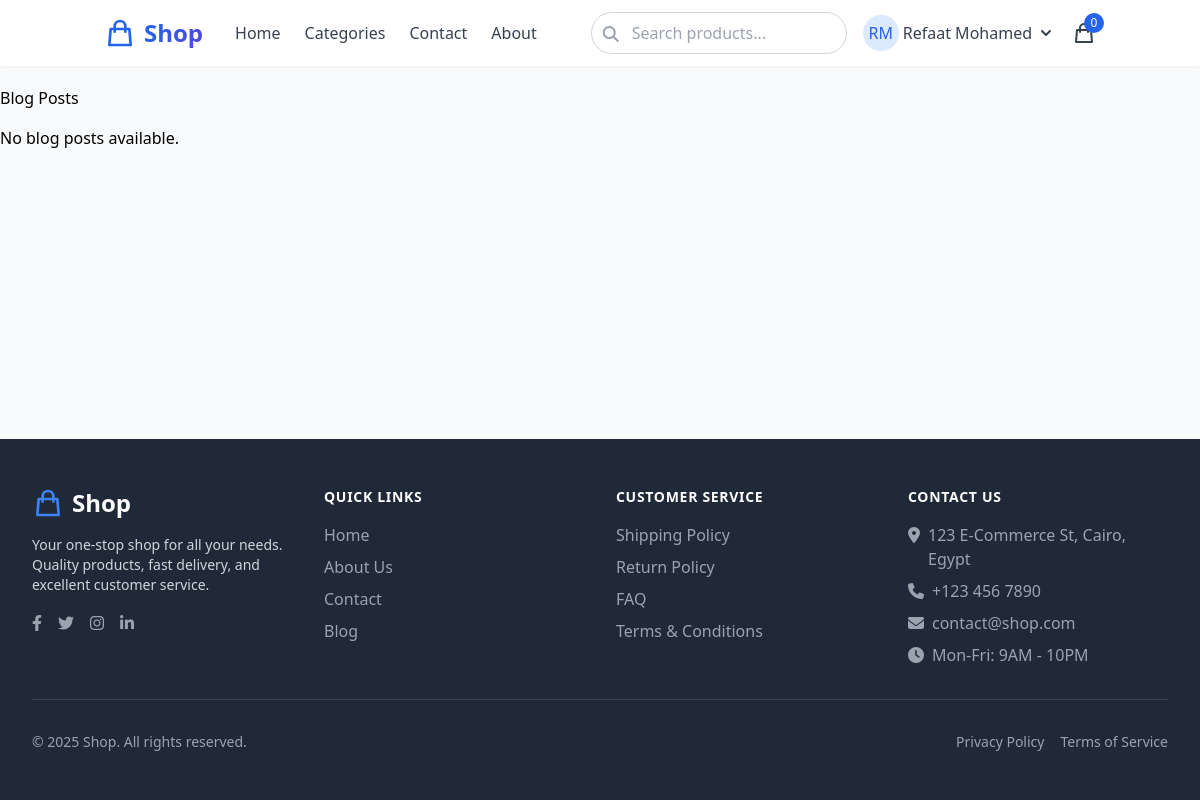
/blog/ (signed in), run on the app's committed database.
### accounts/models.py (models this page shows, shortened)
class User(AbstractUser):
    USER_TYPE_CHOICES = (
        ('admin', 'Admin'),
        ('user', 'Regular User'),
    )
    username = None
    email = models.EmailField(_('email address'), unique=True)
    type = models.CharField(max_length=10, choices=USER_TYPE_CHOICES, default='user')
    USERNAME_FIELD = 'email'
    REQUIRED_FIELDS = []
    objects = UserManager()
    @property
    def is_admin(self):
        return self.type == 'admin'

### blog/views.py (the view)
# urls.py: path('', views.PostListView.as_view(), name='list'),
class PostListView(ListView):
    model = Post
    template_name = 'blog/post_list.html'
    context_object_name = 'posts'
    paginate_by = 10
    ordering = ['-created_at']

### cart/cart.py (called while the page is built)
    def __len__(self):
        return sum(item['quantity'] for item in self.cart.values())

### cart/context_processors.py (called while the page is built)
def cart_processor(request):
    return {'cart': Cart(request)}

### templates/blog/post_list.html (shortened to what this page needs)
{% extends 'base.html' %}
{% block content %}
<div class="container my-5">
    <h1 class="mb-4">Blog Posts</h1>
    <div class="row">
        {% for post in posts %}
        <div class="col-md-4 mb-4">
            <div class="card h-100">
                {% if post.image %}
                <img src="{{ post.image.url }}" class="card-img-top" alt="{{ post.title }}">
                {% else %}
                <img src="/static/images/no-image.jpg" class="card-img-top" alt="No Image">
                {% endif %}
                <div class="card-body">
                    <h5 class="card-title">{{ post.title }}</h5>
                    <p class="card-text text-muted">Posted by {{ post.author.username }} on {{ post.created_at|date:"F j, Y" }}</p>
                    <p class="card-text">{{ post.content|truncatewords:20 }}</p>
                    <a href="{% url 'blog:detail' post.id %}" class="btn btn-primary">Read More</a>
                </div>
            </div>
        </div>
        {% empty %}
        <div class="col-12">
            <p>No blog posts available.</p>
        </div>
        {% endfor %}
    </div>
</div>
{% endblock %}

### templates/base.html (shortened to what this page needs)
<!DOCTYPE html>
<html lang="en" class="h-full">
<head>
    <script src="https://cdn.tailwindcss.com"></script>
    <link rel="stylesheet" href="https://cdnjs.cloudflare.com/ajax/libs/font-awesome/6.4.0/css/all.min.css">
</head>
<body class="font-sans bg-gray-50 min-h-screen flex flex-col">
    <header class="bg-white shadow-sm sticky top-0 z-50">
        <div x-data="{ mobileMenuOpen: false }">
            <nav class="container mx-auto px-4 py-3">
                <div class="flex justify-between items-center">
                    <div class="flex items-center space-x-8">
                        <a href="/" class="flex items-center space-x-2">
                            <svg xmlns="http://www.w3.org/2000/svg" class="h-8 w-8 text-blue-600" fill="none" viewBox="0 0 24 24" stroke="currentColor">
                                <path stroke-linecap="round" stroke-linejoin="round" stroke-width="2" d="M16 11V7a4 4 0 00-8 0v4M5 9h14l1 12H4L5 9z" />
                            </svg>
                            <span class="text-2xl font-bold bg-gradient-to-r from-blue-600 to-indigo-600 bg-clip-text text-transparent">Shop</span>
                        </a>
                        <div class="hidden md:flex space-x-6 text-gray-700">
                            <a href="{% url 'products:index' %}" class="nav-link hover:text-blue-600 transition-colors duration-300">Home</a>
                            <a href="#" class="nav-link hover:text-blue-600 transition-colors duration-300">Categories</a>
                            <a href="{% url 'contact:contact_us' %}" class="nav-link hover:text-blue-600 transition-colors duration-300">Contact</a>
                            <a href="#" class="nav-link hover:text-blue-600 transition-colors duration-300">About</a>
                        </div>
                    </div>
                    <div class="flex items-center space-x-4">
                        <div class="hidden md:block relative">
                            <input type="text" class="w-64 pl-10 pr-4 py-2 rounded-full border border-gray-300 focus:outline-none focus:ring-2 focus:ring-blue-500 focus:border-transparent" placeholder="Search products...">
                            <div class="absolute left-3 top-2.5 text-gray-400">
                                <i class="fas fa-search"></i>
                            </div>
                        </div>
                        {% if user.is_authenticated %}
                        <div class="relative" x-data="{ open: false }">
                            <button @click="open = !open" class="flex items-center text-gray-700 hover:text-blue-600 focus:outline-none">
                                <div class="h-9 w-9 rounded-full bg-blue-100 flex items-center justify-center text-blue-600 mr-1">
                                    <span class="font-medium">{{ user.first_name|first|default:"U" }}{{ user.last_name|first|default:"" }}</span>
                                </div>
                                <span class="hidden md:inline-block">{{ user.get_full_name|default:user.email|truncatechars:15 }}</span>
                                <svg xmlns="http://www.w3.org/2000/svg" class="h-5 w-5 ml-1" viewBox="0 0 20 20" fill="currentColor">
                                    <path fill-rule="evenodd" d="M5.293 7.293a1 1 0 011.414 0L10 10.586l3.293-3.293a1 1 0 111.414 1.414l-4 4a1 1 0 01-1.414 0l-4-4a1 1 0 010-1.414z" clip-rule="evenodd" />
                                </svg>
                            </button>
                        </div>
                        {% endif %}
                        <a href="{% url 'cart:cart_detail' %}" class="flex items-center text-gray-700 hover:text-blue-600 transition-colors duration-300 relative">
                            <svg xmlns="http://www.w3.org/2000/svg" class="h-6 w-6" fill="none" viewBox="0 0 24 24" stroke="currentColor">
                                <path stroke-linecap="round" stroke-linejoin="round" stroke-width="2" d="M16 11V7a4 4 0 00-8 0v4M5 9h14l1 12H4L5 9z" />
                            </svg>
                            <span class="absolute -top-2 -right-2 bg-blue-600 text-white text-xs rounded-full w-5 h-5 flex items-center justify-center">
                                {{ cart|length }}
                            </span>
                        </a>
                    </div>
                </div>
            </nav>
        </div>
    </header>
    <main class="flex-grow">
        {% block content %}{% endblock %}
    </main>
    <footer class="bg-gray-800 text-gray-300">
        <div class="max-w-7xl mx-auto py-12 px-4 overflow-hidden sm:px-6 lg:px-8">
            <div class="grid grid-cols-1 md:grid-cols-4 gap-8">
                <div class="space-y-4">
                    <div class="flex items-center space-x-2">
                        <svg xmlns="http://www.w3.org/2000/svg" class="h-8 w-8 text-blue-500" fill="none" viewBox="0 0 24 24" stroke="currentColor">
                            <path stroke-linecap="round" stroke-linejoin="round" stroke-width="2" d="M16 11V7a4 4 0 00-8 0v4M5 9h14l1 12H4L5 9z" />
                        </svg>
                        <span class="text-2xl font-bold text-white">Shop</span>
                    </div>
                    <p class="text-sm">Your one-stop shop for all your needs. Quality products, fast delivery, and excellent customer service.</p>
                    <div class="flex space-x-4">
                        <a href="#" class="text-gray-400 hover:text-white">
                            <i class="fab fa-facebook-f"></i>
                        </a>
                        <a href="#" class="text-gray-400 hover:text-white">
                            <i class="fab fa-twitter"></i>
                        </a>
                        <a href="#" class="text-gray-400 hover:text-white">
                            <i class="fab fa-instagram"></i>
                        </a>
                        <a href="#" class="text-gray-400 hover:text-white">
                            <i class="fab fa-linkedin-in"></i>
                        </a>
                    </div>
                </div>
                <div>
                    <h3 class="text-sm font-semibold text-white tracking-wider uppercase mb-4">Quick Links</h3>
                    <ul class="space-y-2">
                        <li><a href="{% url 'products:index' %}" class="text-gray-400 hover:text-white transition-colors duration-300">Home</a></li>
                        <li><a href="#" class="text-gray-400 hover:text-white transition-colors duration-300">About Us</a></li>
                        <li><a href="{% url 'contact:contact_us' %}" class="text-gray-400 hover:text-white transition-colors duration-300">Contact</a></li>
                        <li><a href="#" class="text-gray-400 hover:text-white transition-colors duration-300">Blog</a></li>
                    </ul>
                </div>
                <div>
                    <h3 class="text-sm font-semibold text-white tracking-wider uppercase mb-4">Customer Service</h3>
                    <ul class="space-y-2">
                        <li><a href="#" class="text-gray-400 hover:text-white transition-colors duration-300">Shipping Policy</a></li>
                        <li><a href="#" class="text-gray-400 hover:text-white transition-colors duration-300">Return Policy</a></li>
                        <li><a href="#" class="text-gray-400 hover:text-white transition-colors duration-300">FAQ</a></li>
                        <li><a href="#" class="text-gray-400 hover:text-white transition-colors duration-300">Terms & Conditions</a></li>
                    </ul>
                </div>
                <div>
                    <h3 class="text-sm font-semibold text-white tracking-wider uppercase mb-4">Contact Us</h3>
                    <ul class="space-y-2 text-gray-400">
                        <li class="flex items-start">
                            <i class="fas fa-map-marker-alt mt-1 mr-2"></i>
                            <span>123 E-Commerce St, Cairo, Egypt</span>
                        </li>
                        <li class="flex items-center">
                            <i class="fas fa-phone mr-2"></i>
                            <span>+123 456 7890</span>
                        </li>
                        <li class="flex items-center">
                            <i class="fas fa-envelope mr-2"></i>
                            <span>contact@shop.com</span>
                        </li>
                        <li class="flex items-center">
                            <i class="fas fa-clock mr-2"></i>
                            <span>Mon-Fri: 9AM - 10PM</span>
                        </li>
                    </ul>
                </div>
            </div>
            <div class="mt-8 pt-8 border-t border-gray-700 flex flex-col md:flex-row justify-between items-center">
                <p class="text-sm text-gray-400">
                    &copy; {% now "Y" %} Shop. All rights reserved.
                </p>
                <div class="mt-4 md:mt-0 flex space-x-4">
                    <a href="#" class="text-gray-400 hover:text-white transition-colors duration-300 text-sm">Privacy Policy</a>
                    <a href="#" class="text-gray-400 hover:text-white transition-colors duration-300 text-sm">Terms of Service</a>
                </div>
            </div>
        </div>
    </footer>
</body>
</html>

### templates/base.html (style rules this page uses)
body { font-family: 'Poppins', sans-serif; }
.nav-link { position: relative; }
.nav-link::after { content: ''; position: absolute; width: 0; height: 2px; bottom: -4px; left: 0; background-color: currentColor; transition: width 0.3s ease; }

### data on the page
User: first_name|first "R", last_name|first "M", get_full_name "Refaat Mohamed"

### other printed values
{{ cart|length }} "0"
